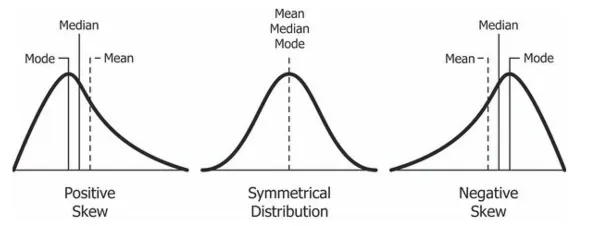
#> input picture MY_MATH/Statistics/img/skewness.webp, 600 x 226 px, found by its file name
$ jupyter execute 03_04_Skewness.ipynb
#> lines starting #> are read from the running program, lines starting #| are printed output that depends on the picture
# 📐 Skewness: Measuring Asymmetry

**Skewness** is a statistical measure that describes the asymmetry of a probability distribution around its mean. While a Normal Distribution is perfectly symmetrical (zero skew), real-world data often "leans" to one side.

---

### 1. Types of Skewness

#### A. Positive Skew (Right-Skewed)
In a positively skewed distribution, the tail on the right side is longer or fatter.
* **The "Lean":** Data is bunched up on the left (lower values).
* **Mean vs. Median:** The mean is pulled toward the long tail.

[Image of positive skewness distribution]

#### B. Negative Skew (Left-Skewed)
In a negatively skewed distribution, the tail on the left side is longer or fatter.
* **The "Lean":** Data is bunched up on the right (higher values).
* **Mean vs. Median:** The mean is pulled toward the long tail.

[Image of negative skewness distribution]

#### C. Zero Skew (Symmetric)
The distribution is perfectly balanced. The left and right sides are mirror images.
* **Example:** The Normal Distribution.

---

### 2. The Mathematical Formula

Skewness is the **third standardized moment** of a distribution.

**Population Skewness:**
$$\gamma = E\left[\left(\frac{X - \mu}{\sigma}\right)^3\right]$$

**Sample Skewness:**
$$\text{Skewness} = \frac{\sum_{i=1}^{n} (x_i - \bar{x})^3}{(n-1)s^3}$$

**Whereas:**
* **$x_i$**: Represents each individual value in the dataset.
* **$\bar{x}$**: The **Sample Mean** (the average of your data).
* **$n$**: The total **number of observations** (sample size).
* **$s$**: The **Sample Standard Deviation** (the spread of the data).
* **$\mu$**: The **Population Mean**.
* **$\sigma$**: The **Population Standard Deviation**.
* **$(x_i - \bar{x})^3$**: The **cubed deviation**. Cubing preserves the sign (negative or positive), allowing us to see the direction of the skew.

---

### 3. ⚔️ The "VS" Battle: Mean vs. Median vs. Mode

In skewed distributions, the central tendency measures move away from each other in a predictable order.

| Feature | Negative Skew (Left) | Zero Skew (Symmetric) | Positive Skew (Right) |
| :--- | :--- | :--- | :--- |
| **Tail Direction** | Left Side | None (Balanced) | Right Side |
| **Central Tendency** | **Mean < Median < Mode** | **Mean = Median = Mode** | **Mode < Median < Mean** |
| **Average Pull** | Mean is pulled to the **Left** | No pull | Mean is pulled to the **Right** |

[Image comparing mean median and mode positions in positive and negative skewness]

---

### 4. Why Skewness Matters in Data Science

1. **Model Performance:** Many algorithms (like Linear Regression) assume that residuals are normally distributed. Highly skewed features can lead to biased models.
2. **Feature Engineering:** We often use transformations to "fix" skewness:
    * **Log Transform:** $\log(x)$ (Best for Right Skew).
    * **Square Root:** $\sqrt{x}$ (Moderate Right Skew).
    * **Box-Cox:** A generalized power transform.
3. **Outlier Awareness:** High skewness is a signal that your data contains outliers that are dragging the mean away from the "typical" value (the median).

---

[cell 1]
import cv2
import matplotlib.pyplot as plt

[cell 2]
img = cv2.imread('/home/spidy/SPIDY___/Math/MATH/MY_MATH/Statistics/img/skewness.webp')
#> img is the input picture: shape (226, 600, 3); mean B, G, R 242.7, 242.7, 242.7
plt.imshow(img)

[cell 3]
### 🐍 Python: How to Calculate Skewness

import pandas as pd
import seaborn as sns
from scipy.stats import skew

# Load a sample dataset
data = [1, 2, 2, 3, 3, 3, 4, 4, 5, 10, 15] # Example of right-skewed data

# Calculate Skewness
print(f"Skewness: {skew(data)}")

# Visualize
sns.histplot(data, kde=True)
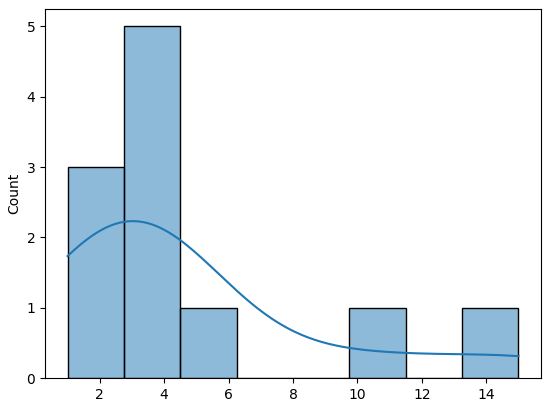
#> figure drawn by matplotlib, 1 panel; tallest bar 5 high, from x = 2.75 to 4.5; curve peaks at x = 3.04, y = 2.23
